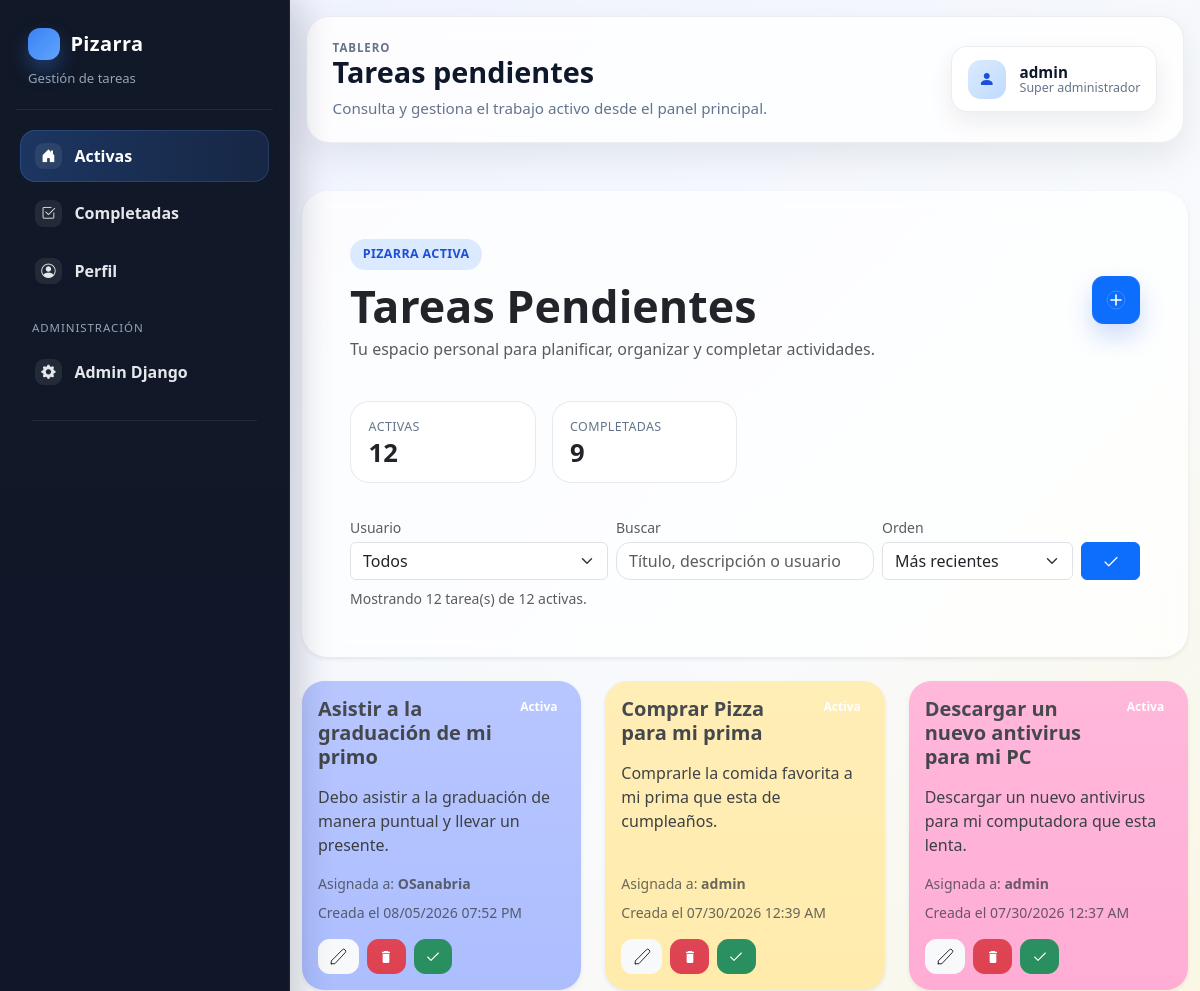
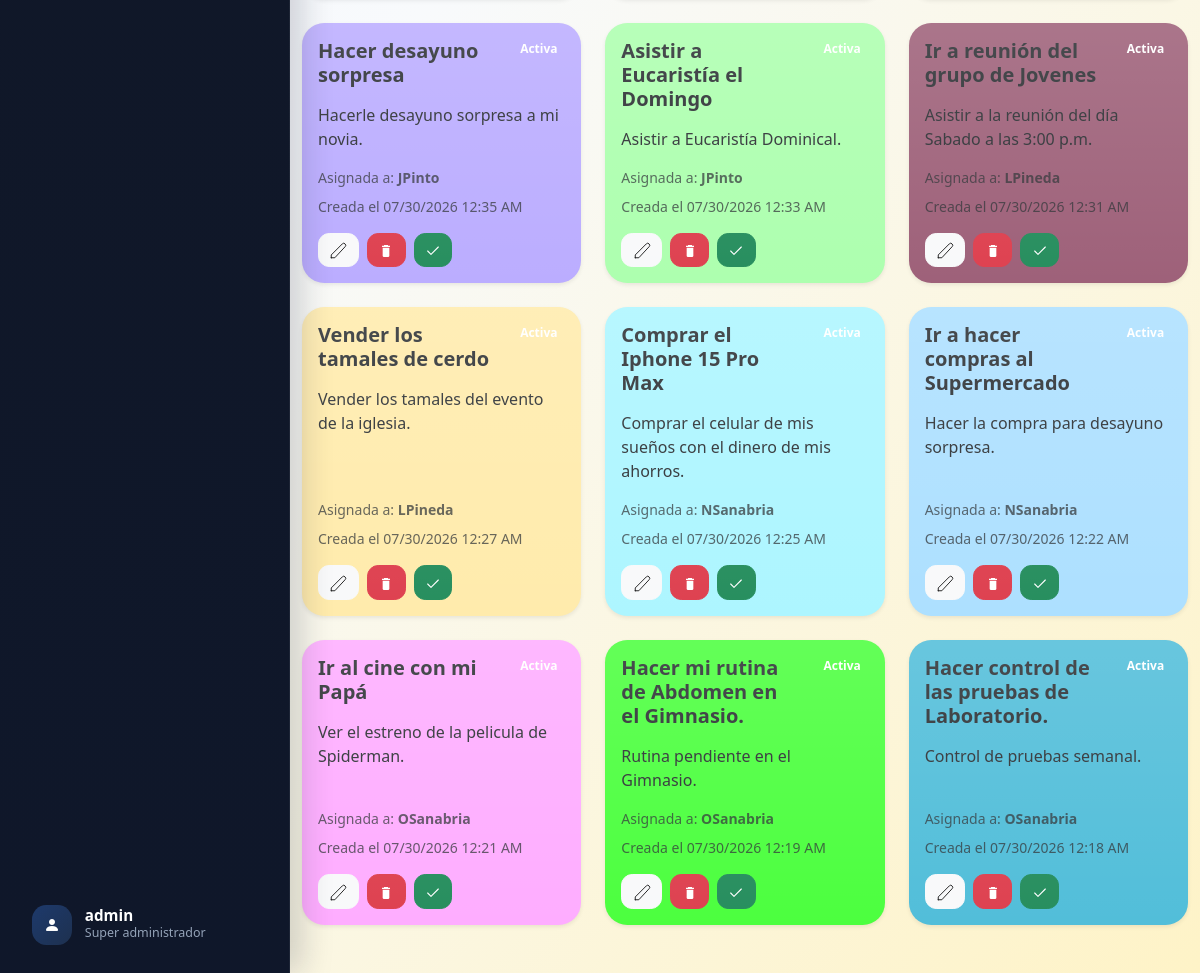
Screenshot of /dashboard/ (signed in) with the database file from the repository (2 pictures, top to bottom).
### tareas/models.py (models this page shows, shortened)
class Task(models.Model):
    class Status(models.TextChoices):
        PENDING = 'pending', 'Pendiente'
        COMPLETED = 'completed', 'Completada'
    title = models.CharField(max_length=120)
    description = models.TextField(blank=True)
    color = models.CharField(max_length=7, default='#ffeaa7')
    status = models.CharField(max_length=20, choices=Status.choices, default=Status.PENDING)
    created_at = models.DateTimeField(auto_now_add=True)
    completed_at = models.DateTimeField(null=True, blank=True)
    asignado_a = models.ForeignKey(
    User,
    on_delete=models.CASCADE,
    related_name='tareas',
    null=True,
    blank=True
)
    class Meta:
        ordering = ['-created_at']

### tareas/views.py (the view, shortened to what this page needs)
# urls.py: path('dashboard/', views.dashboard, name='dashboard'),
@login_required
def dashboard(request):
    pending_queryset = task_scope_queryset(request.user, Task.Status.PENDING)
    completed_queryset = task_scope_queryset(request.user, Task.Status.COMPLETED)
    if request.user.is_superuser:
        tasks, selected_assignee, selected_order, search_query = apply_superuser_filters(request, pending_queryset)
        filter_users = get_user_model().objects.order_by('username')
        filtered_count = tasks.count()
    return render(request, 'dashboard.html', {
        'tasks': tasks,
        'pending_count': pending_queryset.count(),
        'completed_count': completed_queryset.count(),
        'filtered_count': filtered_count,
        'filter_users': filter_users,
        'selected_assignee': selected_assignee,
        'selected_order': selected_order,
        'search_query': search_query,
    })

### tareas/views.py (called while the page is built)
def task_scope_queryset(user, status):
    queryset = Task.objects.filter(status=status)
    if user.is_superuser:
        return queryset
    return queryset.filter(asignado_a=user)

### templates/dashboard.html (shortened to what this page needs)
{% extends 'base.html' %}
{% load tz %}
{% block topbar_kicker %}Tablero{% endblock %}
{% block topbar_title %}Tareas pendientes{% endblock %}
{% block topbar_subtitle %}Consulta y gestiona el trabajo activo desde el panel principal.{% endblock %}
{% block content %}
<div class="board-hero card border-0 shadow-sm mb-4">
  <div class="card-body p-4 p-md-5">
    <div class="d-flex flex-wrap justify-content-between align-items-center gap-3">
      <div class="hero-text">
        <span class="section-pill">Pizarra activa</span>
        <h1 class="display-6 fw-bold mb-2">Tareas Pendientes</h1>
        <p class="text-muted mb-0">Tu espacio personal para planificar, organizar y completar actividades.</p>
      </div>
      {% if user.is_superuser %}
        <a class="btn btn-primary btn-lg btn-boost app-btn btn-icon" href="{% url 'task_create' %}" aria-label="Nueva tarea">
          <svg xmlns="http://www.w3.org/2000/svg" width="20" height="20" viewBox="0 0 20 20" fill="none" aria-hidden="true">
            <circle cx="10" cy="10" r="9" stroke="rgba(255,255,255,0.18)" stroke-width="1" />
            <path d="M10 5v10M5 10h10" stroke="#fff" stroke-width="1.6" stroke-linecap="round" />
          </svg>
        </a>
      {% endif %}
    </div>
    <div class="row g-3 mt-4">
      <div class="col-6 col-md-3">
        <div class="stat-tile">
          <div class="stat-label">Activas</div>
          <div class="stat-value">{{ pending_count }}</div>
        </div>
      </div>
      <div class="col-6 col-md-3">
        <div class="stat-tile">
          <div class="stat-label">Completadas</div>
          <div class="stat-value">{{ completed_count }}</div>
        </div>
      </div>
    </div>
    {% if user.is_superuser %}
      <form method="get" class="row g-2 mt-4">
        <div class="col-12 col-lg-4">
          <label class="form-label small text-muted mb-1">Usuario</label>
          <select class="form-select" name="asignado_a">
            <option value="">Todos</option>
          </select>
        </div>
        <div class="col-12 col-lg-4">
          <label class="form-label small text-muted mb-1">Buscar</label>
          <input type="text" class="form-control" name="q" value="{{ search_query }}" placeholder="Título, descripción o usuario">
        </div>
        <div class="col-12 col-lg-3">
          <label class="form-label small text-muted mb-1">Orden</label>
          <select class="form-select" name="order">
            <option value="recent" {% if selected_order == 'recent' %}selected{% endif %}>Más recientes</option>
          </select>
        </div>
        <div class="col-12 col-lg-1 d-flex align-items-end">
          <button type="submit" class="btn btn-primary w-100" aria-label="Aplicar filtros">
            <svg xmlns="http://www.w3.org/2000/svg" width="18" height="18" viewBox="0 0 24 24" fill="none" aria-hidden="true"><path d="M20 6L9 17l-5-5" stroke="#fff" stroke-width="1.6" stroke-linecap="round" stroke-linejoin="round"/></svg>
          </button>
        </div>
      </form>
      <div class="small text-muted mt-2">Mostrando {{ filtered_count }} tarea(s) de {{ pending_count }} activas.</div>
    {% endif %}
  </div>
</div>
{% if tasks %}
  <div class="row g-4">
    {% for task in tasks %}
      <div class="col-12 col-md-6 col-xl-4">
        <div class="task-card card h-100 border-0 shadow-sm" style="background-color: {{ task.color }};">
          <div class="card-body d-flex flex-column">
            <div class="d-flex justify-content-between align-items-start gap-3 mb-3">
              <h2 class="h5 fw-bold mb-0">{{ task.title }}</h2>
              <span class="badge text-bg-dark-subtle">Activa</span>
            </div>
            <p class="task-description flex-grow-1">{{ task.description|linebreaksbr }}</p>
            {% if user.is_superuser %}
              <div class="small text-muted mb-2">
                Asignada a:
                <strong>{{ task.asignado_a.username|default:"Sin asignar" }}</strong>
              </div>
            {% endif %}
            <div class="small text-muted mb-3">Creada el <span class="created-at" data-timestamp="{{ task.created_at|date:'c' }}">{{ task.created_at|localtime|date:"d/m/Y H:i" }}</span></div>
            <div class="d-flex flex-wrap gap-2">
              {% if user.is_superuser %}
                <a class="btn btn-sm btn-light app-btn" href="{% url 'task_update' task.pk %}" aria-label="Editar tarea">
                  <svg xmlns="http://www.w3.org/2000/svg" width="18" height="18" viewBox="0 0 24 24" fill="none" aria-hidden="true">
                    <path d="M3 21v-3.75L17.81 2.44a2.5 2.5 0 0 1 3.54 0l.21.21a2.5 2.5 0 0 1 0 3.54L7.75 21H3z" stroke="currentColor" stroke-width="1.2" stroke-linecap="round" stroke-linejoin="round"/>
                  </svg>
                </a>
                <a class="btn btn-sm btn-danger app-btn" href="{% url 'task_delete' task.pk %}" aria-label="Eliminar tarea">
                </a>
              {% endif %}
              <form method="post" action="{% url 'task_complete' task.pk %}" id="complete-form-{{ task.pk }}">
                <button type="button" class="btn btn-sm btn-success app-btn" data-bs-toggle="modal" data-bs-target="#completeModal" data-form-id="complete-form-{{ task.pk }}" aria-label="Completar tarea">
                  <svg xmlns="http://www.w3.org/2000/svg" width="16" height="16" viewBox="0 0 24 24" fill="none" aria-hidden="true">
                    <path d="M20 6L9 17l-5-5" stroke="#fff" stroke-width="1.6" stroke-linecap="round" stroke-linejoin="round"/>
                  </svg>
                </button>
              </form>
            </div>
          </div>
        </div>
      </div>
    {% endfor %}
  </div>
{% else %}
  <div class="empty-state card border-0 shadow-sm">
    <div class="card-body p-5 text-center">
      <h2 class="h4 fw-bold mb-2">No tienes tareas activas</h2>
    </div>
  </div>
{% endif %}
{% endblock %}

### templates/base.html (shortened to what this page needs)
{% load static %}
<!doctype html>
<html lang="es">
<head>
  <link href="https://cdn.jsdelivr.net/npm/bootstrap@5.3.3/dist/css/bootstrap.min.css" rel="stylesheet">
  <link href="https://cdn.jsdelivr.net/npm/bootstrap-icons@1.11.3/font/bootstrap-icons.min.css" rel="stylesheet">
  <link rel="stylesheet" href="{% static 'css/style.css' %}?v=20260723b">
</head>
<body class="{% if user.is_authenticated %}app-authenticated{% endif %}">
  {% if user.is_authenticated %}
    <div class="app-shell">
      <aside class="sidebar-desktop d-none d-lg-flex">
        <div class="sidebar-brand">
          <a href="{% url 'dashboard' %}">Pizarra</a>
          <span>Gestión de tareas</span>
        </div>
        {% include 'partials/sidebar_nav.html' %}
      </aside>
      <div class="app-content">
        <header class="topbar">
          <div class="topbar-copy">
            <span class="topbar-kicker">{% block topbar_kicker %}Panel de trabajo{% endblock %}</span>
            <h1 class="topbar-title">{% block topbar_title %}Pizarra de tareas{% endblock %}</h1>
            <p class="topbar-subtitle">{% block topbar_subtitle %}Organiza y supervisa tus tareas desde un solo lugar.{% endblock %}</p>
          </div>
          <a class="topbar-profile d-none d-md-inline-flex" href="{% url 'profile' %}">
            <span class="topbar-profile-avatar"><i class="bi bi-person-fill"></i></span>
            <span class="topbar-profile-text">
              <strong>{{ user.username }}</strong>
              <small>{% if user.is_superuser %}Super administrador{% else %}Usuario{% endif %}</small>
            </span>
          </a>
        </header>
  {% endif %}
  <main class="{% if user.is_authenticated %}app-main container-fluid py-4 py-lg-5{% else %}container py-5{% endif %}">
    {% block content %}{% endblock %}
  </main>
  {% if user.is_authenticated %}
      </div>
    </div>
  {% endif %}
</body>
</html>

### templates/partials/sidebar_nav.html
<nav class="sidebar-nav">
  <a class="sidebar-link {% if request.resolver_match.url_name == 'dashboard' %}active{% endif %}" href="{% url 'dashboard' %}">
    <span class="sidebar-icon"><i class="bi bi-house-door-fill"></i></span>
    <span>Activas</span>
  </a>
  <a class="sidebar-link {% if request.resolver_match.url_name == 'completed' %}active{% endif %}" href="{% url 'completed' %}">
    <span class="sidebar-icon"><i class="bi bi-check2-square"></i></span>
    <span>Completadas</span>
  </a>
  <a class="sidebar-link {% if request.resolver_match.url_name == 'profile' %}active{% endif %}" href="{% url 'profile' %}">
    <span class="sidebar-icon"><i class="bi bi-person-circle"></i></span>
    <span>Perfil</span>
  </a>
  {% if user.is_superuser %}
    <div class="sidebar-section">Administración</div>
    <a class="sidebar-link" href="{% url 'admin:index' %}">
      <span class="sidebar-icon"><i class="bi bi-gear-fill"></i></span>
      <span>Admin Django</span>
    </a>
  {% endif %}
  <div class="sidebar-divider"></div>
  <div class="sidebar-user">
    <div class="sidebar-user-avatar">
      <i class="bi bi-person-fill"></i>
    </div>
    <div class="sidebar-user-meta">
      <strong>{{ request.user.username }}</strong>
      <span>{% if user.is_superuser %}Super administrador{% else %}Usuario{% endif %}</span>
    </div>
  </div>
</nav>

### rows the page displays
Task: title "Asistir a la graduación de mi primo", description "Debo asistir a la graduación de manera puntual y llevar un presente.", asignado_a.username "OSanabria"
Task: title "Comprar Pizza para mi prima", description "Comprarle la comida favorita a mi prima que esta de cumpleaños.", asignado_a.username "admin"
Task: title "Descargar un nuevo antivirus para mi PC", description "Descargar un nuevo antivirus para mi computadora que esta lenta.", asignado_a.username "admin"
Task: title "Hacer desayuno sorpresa", description "Hacerle desayuno sorpresa a mi novia.", asignado_a.username "JPinto"
Task: title "Asistir a Eucaristía el Domingo", description "Asistir a Eucaristía Dominical.", asignado_a.username "JPinto"
Task: title "Ir a reunión del grupo de Jovenes", description "Asistir a la reunión del día Sabado a las 3:00 p.m.", asignado_a.username "LPineda"
Task: title "Vender los tamales de cerdo", description "Vender los tamales del evento de la iglesia.", asignado_a.username "LPineda"
Task: title "Comprar el Iphone 15 Pro Max", description "Comprar el celular de mis sueños con el dinero de mis ahorros.", asignado_a.username "NSanabria"
Task: title "Ir a hacer compras al Supermercado", description "Hacer la compra para desayuno sorpresa.", asignado_a.username "NSanabria"
Task: title "Ir al cine con mi Papá", description "Ver el estreno de la pelicula de Spiderman.", asignado_a.username "OSanabria"
Task: title "Hacer mi rutina de Abdomen en el Gimnasio.", description "Rutina pendiente en el Gimnasio.", asignado_a.username "OSanabria"
Task: title "Hacer control de las pruebas de Laboratorio.", description "Control de pruebas semanal.", asignado_a.username "OSanabria"

### other values shown
{{ request.user.username }} "admin"
{{ user.username }} "admin"
{{ pending_count }} "12"
{{ completed_count }} "9"
{{ filtered_count }} "12"
